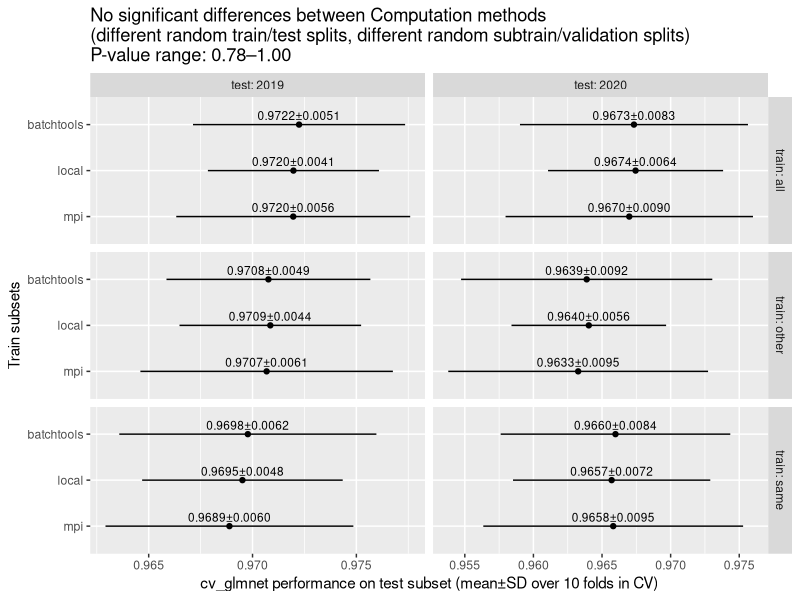

Recreate this plot in R.
library(data.table)
library(ggplot2)
proj_dt <- fread("NSCH_autism_reproduce_proj_results.csv")
seq_dt <- fread("NSCH_autism_reproduce_proj_results_sequential.csv")
reg_dt <- fread("NSCH_autism_reproduce_registry_scores.csv")

compare_dt <- rbind(
  proj_dt[, .(computation="mpi", learner_id, train.subsets, test.subset, test.fold, n.train.groups, groups, classif.auc, classif.acc)],
  seq_dt[, .(computation="local", learner_id, train.subsets, test.subset, test.fold, n.train.groups, groups, classif.auc, classif.acc)],
  reg_dt[, .(computation="batchtools", learner_id, train.subsets, test.subset, test.fold, n.train.groups, groups, classif.auc, classif.acc)]
)[learner_id=="classif.cv_glmnet" & groups==n.train.groups]
ucomp <- unique(compare_dt$computation)
yfac <- function(x)factor(x, c(
  ##"",
  unique(compare_dt$computation)))
compare_dt[, let(
  train=train.subsets,
  test=test.subset,
  AUC = classif.auc,
  Computation = yfac(computation)
)][]
compare_stats <- dcast(
  compare_dt,
  Computation+train+test~.,
  list(mean,sd,length),
  value.var="AUC")

compare_wide <- dcast(
  compare_dt,
  train+test+test.fold~Computation,
  value.var=c("AUC","classif.acc"))
compare_long <- melt(
  compare_wide,
  measure.vars=paste0("AUC_", ucomp[-1]),
  value.name = "AUC_compare",
  variable.name="compare")
test_dt <- compare_long[, {
  AUC_ref <- .SD[[paste0("AUC_", ucomp[1])]]
  tlist <- t.test(AUC_compare, AUC_ref, paired=TRUE)
  with(tlist, data.table(p.value, N=.N))
}, by=.(train, test, compare)]


gg <- ggplot()+
  test_dt[, ggtitle(sprintf("No significant differences between Computation methods\n(different random train/test splits, different random subtrain/validation splits)\nP-value range: %.2f–%.2f", min(p.value), max(p.value)))]+
  geom_point(aes(
    AUC_mean, Computation),
    data=compare_stats)+
  geom_text(aes(
    AUC_mean, Computation, label=sprintf(
      "%.4f±%.4f", AUC_mean, AUC_sd)),
    vjust=-0.5,
    size=3,
    data=compare_stats)+
  geom_segment(aes(
    AUC_mean+AUC_sd, Computation,
    xend=AUC_mean-AUC_sd, yend=Computation),
    data=compare_stats)+
  scale_y_discrete(
    "Train subsets",
    drop=FALSE)+
  scale_x_continuous(
    "cv_glmnet performance on test subset (mean±SD over 10 folds in CV)")+
  facet_grid(train~test, scales="free", labeller=label_both)
png(
  "NSCH_autism_reproduce_compare_results.png",
  width=8, height=4, units="in", res=200)
print(gg)
dev.off()
